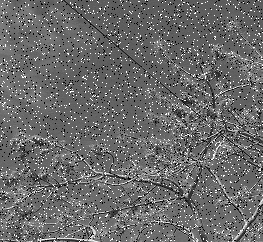
#> input picture Files used as input/img21.bmp, 263 x 242 px, found by its file name
$ python 'C6_1 Median_Filter_Salt_pepper_noise.py'
#> lines starting #> are read from the running program, lines starting #| are printed output that depends on the picture
### Chapter 09/my_package/my_functions.py
#======================================================================
# Purpose : creating custom functions for usage
#======================================================================

import matplotlib.pyplot as plt
import cv2
import numpy as np

# Function my_imshow is used to display image using matplotlib method and is
# usually used with subplots

def my_imshow(input_image,str='',ax='Nothing Passed'):
    if ax=='Nothing Passed':
        fig1,ax1=plt.subplots()
        fig1.show()
        if input_image.ndim==3:
            plt.imshow(cv2.cvtColor(input_image, cv2.COLOR_BGR2RGB))
        else:
            plt.imshow(cv2.cvtColor(input_image, cv2.COLOR_GRAY2RGB))
        plt.axis("off")
        plt.gca().set_title(str)
        return fig1,ax1
    else:
        if input_image.ndim==3:
            ax.imshow(cv2.cvtColor(input_image, cv2.COLOR_BGR2RGB))
        else:
            ax.imshow(cv2.cvtColor(input_image, cv2.COLOR_GRAY2RGB))
        ax.axis("off")
        ax.set_title(str)

# Function norm_uint8 defined below,
# Normalises and convert to uint8 an input_image and return the same, usually
# used while displaying a grayscale image which has been converted to float32
# during processing

def norm_uint8(input_image):
    input_image=input_image-np.min(input_image)
    input_image=255*input_image/np.max(input_image)
    input_image=np.uint8(input_image)
    return input_image


### Chapter 06/C6_1 Median_Filter_Salt_pepper_noise.py
#======================================================================
# PURPOSE : Learning Denoising by MEDIAN Filter vs Gaussian Filter
# (Salt and Pepper Noise)
#======================================================================
import cv2
import matplotlib.pyplot as plt
import numpy as np
import scipy.ndimage as sci
import my_package.my_functions as mf # This is a user defined package
# one may find the details related to its contents and usage in section XXX

#--------------------------------------------------------------------------
# Importing and displaying the image
#--------------------------------------------------------------------------
a=cv2.imread('img21.bmp',0)
#> a is the input picture: shape (242, 263); min 0, max 255, mean 106.4
fig,ax=plt.subplots(1,3)
fig.show()
mf.my_imshow(a,'(a) Input Grayscale Image',ax[0])
a=np.float32(a)

#--------------------------------------------------------------------------
# Gaussian filtering (Linear) the image in space domain and displaying
#--------------------------------------------------------------------------
filtered_image=sci.gaussian_filter(a,1) # Second argument is sigma of Gaussian
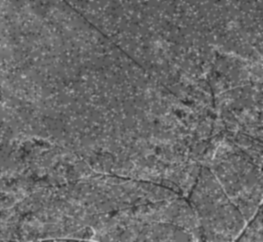
#> filtered_image: shape (242, 263) float32; min 44.25, max 204.9, mean 106.4
mf.my_imshow(mf.norm_uint8(filtered_image),"(b) Gaussian Filtered Image",ax[1])
#> in norm_uint8, `input_image=input_image-np.min(input_image)`:
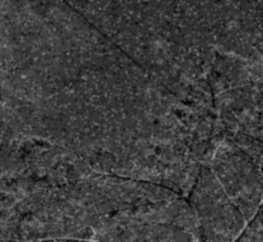
#> input_image: shape (242, 263) float32; min 0, max 160.7, mean 62.1
#> in norm_uint8, `input_image=255*input_image/np.max(input_image)`:
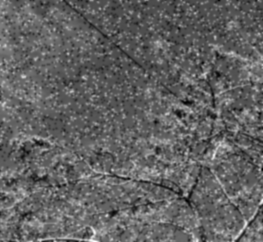
#> input_image: shape (242, 263) float32; min 0, max 255, mean 98.6

#--------------------------------------------------------------------------
# Median filtering (Non-Linear) the image in space domain and displaying
#--------------------------------------------------------------------------
filtered_image2=sci.median_filter(a,3) # Second argument is neighborhood size
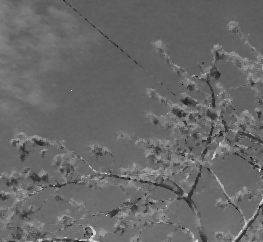
#> filtered_image2: shape (242, 263) float32; min 0, max 255, mean 104.3
mf.my_imshow(mf.norm_uint8(filtered_image2),"(c) Median Filtered Image",ax[2])

plt.show()
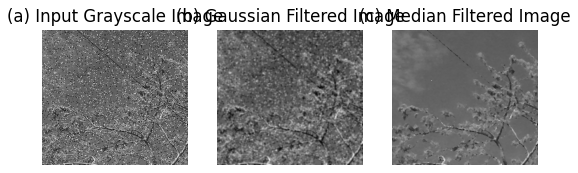
#> figure drawn by matplotlib, 3 panels
print("Completed Successfully ...")

$ run again, with Files used as input/img1.bmp copied over Files used as input/img21.bmp
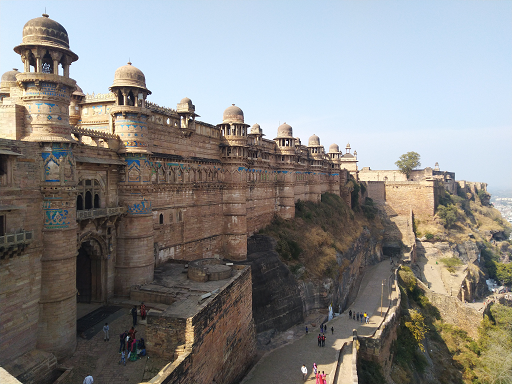
#> input picture Files used as input/img1.bmp, 512 x 384 px, found by its file name
#> in norm_uint8 (call 2), `input_image=input_image-np.min(input_image)`:
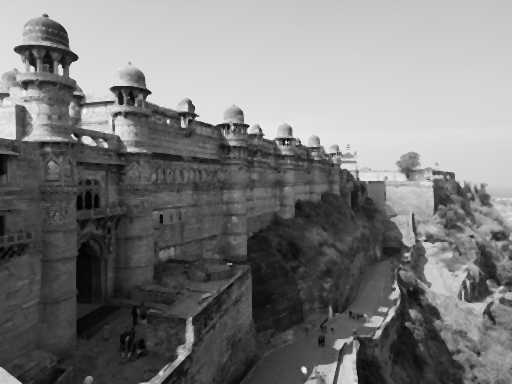
#> input_image: shape (384, 512) float32; min 0, max 242, mean 122.1
#> `plt.show()`:
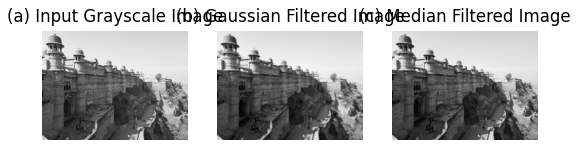
#> figure drawn by matplotlib, 3 panels

$ run again, with Files used as input/img10.bmp copied over Files used as input/img21.bmp
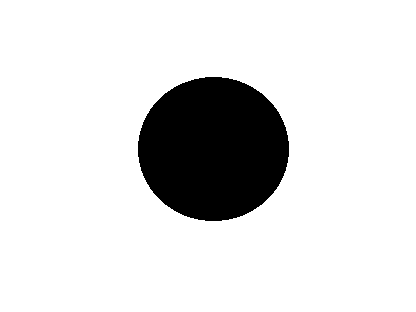
#> input picture Files used as input/img10.bmp, 416 x 312 px, found by its file name
#> `filtered_image=sci.gaussian_filter(a,1)`:
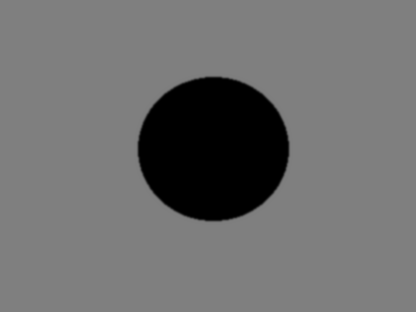
#> filtered_image: shape (312, 416) float32; min 0, max 127, mean 110.3
#> `plt.show()`:
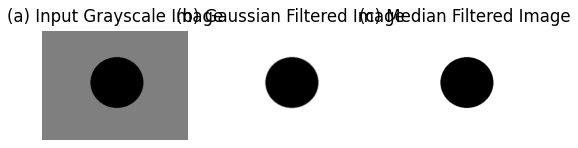
#> figure drawn by matplotlib, 3 panels

$ run again, with Files used as input/img11.bmp copied over Files used as input/img21.bmp
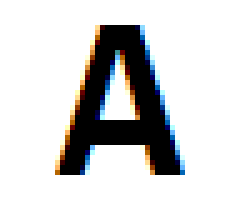
#> input picture Files used as input/img11.bmp, 49 x 42 px, found by its file name (shown 5 times larger)
#> `filtered_image=sci.gaussian_filter(a,1)`:
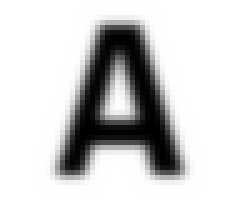
#> filtered_image: shape (42, 49) float32 (shown 5 times larger); min 0.213, max 255, mean 209.1
#> `plt.show()`:
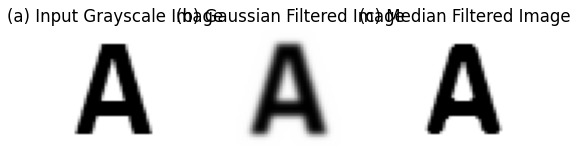
#> figure drawn by matplotlib, 3 panels
